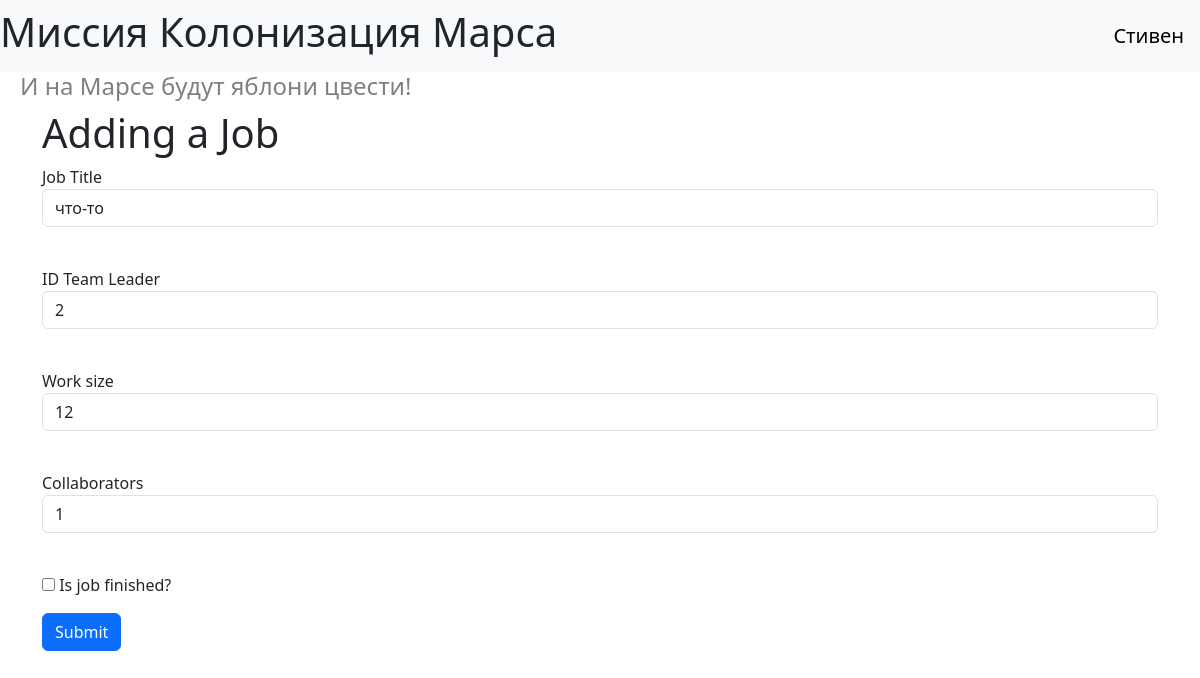
The page /edit_job/4 (signed in) on the database its author committed.
### data/users.py (models this page shows, shortened)
class User(db_session.SqlAlchemyBase, UserMixin, SerializerMixin):
    __tablename__ = 'users'
    id = sqlalchemy.Column(sqlalchemy.Integer,
                           primary_key=True, autoincrement=True)
    surname = sqlalchemy.Column(sqlalchemy.String, nullable=True)
    name = sqlalchemy.Column(sqlalchemy.String, nullable=True)
    age = sqlalchemy.Column(sqlalchemy.Integer, nullable=True)
    position = sqlalchemy.Column(sqlalchemy.String, nullable=True)
    speciality = sqlalchemy.Column(sqlalchemy.String, nullable=True)
    address = sqlalchemy.Column(sqlalchemy.String, nullable=True)
    email = sqlalchemy.Column(sqlalchemy.String,
                              index=True, unique=True, nullable=True)
    hashed_password = sqlalchemy.Column(sqlalchemy.String, nullable=True)
    modified_date = sqlalchemy.Column(sqlalchemy.DateTime,
                                     default=datetime.datetime.now)
    jobs = orm.relationship('Job', back_populates='user')
    departments = orm.relationship('Department', back_populates='user2')

### data/jobs.py (models this page shows)
class Job(db_session.SqlAlchemyBase, SerializerMixin):
    __tablename__ = 'jobs'
    id = sqlalchemy.Column(sqlalchemy.Integer, primary_key=True, autoincrement=True)
    team_leader = sqlalchemy.Column(sqlalchemy.Integer, sqlalchemy.ForeignKey("users.id"))
    job = sqlalchemy.Column(sqlalchemy.String, nullable=True)
    work_size = sqlalchemy.Column(sqlalchemy.Integer, nullable=True)
    collaborators = sqlalchemy.Column(sqlalchemy.String, nullable=True)
    start_date = sqlalchemy.Column(sqlalchemy.DateTime, default=datetime.datetime.now)
    end_date = sqlalchemy.Column(sqlalchemy.DateTime, nullable=True)
    is_finished = sqlalchemy.Column(sqlalchemy.Boolean, nullable=True)
    user = orm.relationship('User')
    categories = orm.relationship("Category",
                                  secondary="association",
                                  backref="jobs")

### index2.py (the view, shortened to what this page needs)
@app.route('/edit_job/<int:id>', methods=['GET', 'POST'])
@login_required
def edit_job(id):
    form = AddJobForm()
    if request.method == "GET":
        db_sess = db_session.create_session()
        jobs = db_sess.query(Job).filter(Job.id == id,
                                         ((Job.team_leader == current_user.id) | (current_user.id == 1))).first()
        if jobs:
            form.job.data = jobs.job
            form.team_leader.data = jobs.team_leader
            form.work_size.data = jobs.work_size
            form.collaborators.data = jobs.collaborators
            form.is_finished.data = jobs.is_finished
        else:
            abort(404)
    return render_template('add_job.html', title='Редактирование работы', form=form)

### forms/job.py
class AddJobForm(FlaskForm):
    job = StringField('Job Title', validators=[DataRequired()])
    team_leader = StringField('ID Team Leader', validators=[DataRequired()])
    work_size = StringField('Work size', validators=[DataRequired()])
    collaborators = StringField('Collaborators', validators=[DataRequired()])
    is_finished = BooleanField('Is job finished?')
    submit = SubmitField('Submit')

### data/db_session.py (called while the page is built)
def create_session() -> Session:
    global __factory
    return __factory()

### index2.py (called while the page is built)
@login_manager.user_loader
def load_user(user_id):
    db_sess = db_session.create_session()
    return db_sess.query(User).get(user_id)

### templates/add_job.html (shortened to what this page needs)
{% extends "base.html" %}
{% block content %}
<h1>Adding a Job</h1>
{% if current_user.is_authenticated %}
    <form action="" method="post">
        <p>
            {{ form.job.label }}<br>
            {{ form.job(class="form-control") }}<br>
        </p>
        <p>
            {{ form.team_leader.label }}<br>
            {{ form.team_leader(class="form-control") }}<br>
        </p>
        <p>
            {{ form.work_size.label }}<br>
            {{ form.work_size(class="form-control") }}<br>
        </p>
        <p>
            {{ form.collaborators.label }}<br>
            {{ form.collaborators(class="form-control") }}<br>
        </p>
        <p>{{ form.is_finished() }} {{ form.is_finished.label }}</p>
        <p>{{ form.submit(type="submit", class="btn btn-primary") }}</p>
    </form>
{% else %}
    <p>
        <h3>Авторизуйтесь</h3>
    </p>
{% endif %}
{% endblock %}

### templates/base.html (shortened to what this page needs)
<!DOCTYPE html>
<html lang="en">
<head>
    <link href="https://cdn.jsdelivr.net/npm/bootstrap@5.3.4/dist/css/bootstrap.min.css"
          rel="stylesheet"
>
    <link rel="stylesheet" type="text/css" href="/static/css/style2.css" />
    </head>
    <body>
        <header>
            <nav class="navbar navbar-light bg-light">
                <h1>Миссия Колонизация Марса</h1>
                {% if current_user.is_authenticated %}
                    <a class="navbar-brand" href="/logout">{{ current_user.name }}</a>
                {% else %}
                    <p>
                        <a class="btn btn-primary " href="/register">Зарегистрироваться</a>
                        <a class="btn btn-success" href="/login">Войти</a>
                    </p>
                {% endif %}
            </nav>
            <h4>И на Марсе будут яблони цвести!</h4>
        </header>
    <main role="main" class="container">
        {% block content %}{% endblock %}
    </main>
    </body>
</html>

### static/css/style2.css (style rules this page uses)
h4 { color: rgb(128, 128, 128); padding-left: 20px; }

### rows shown on the page
User: name "Стивен"
Job: job "что-то", team_leader "2", work_size "12", collaborators "1"
